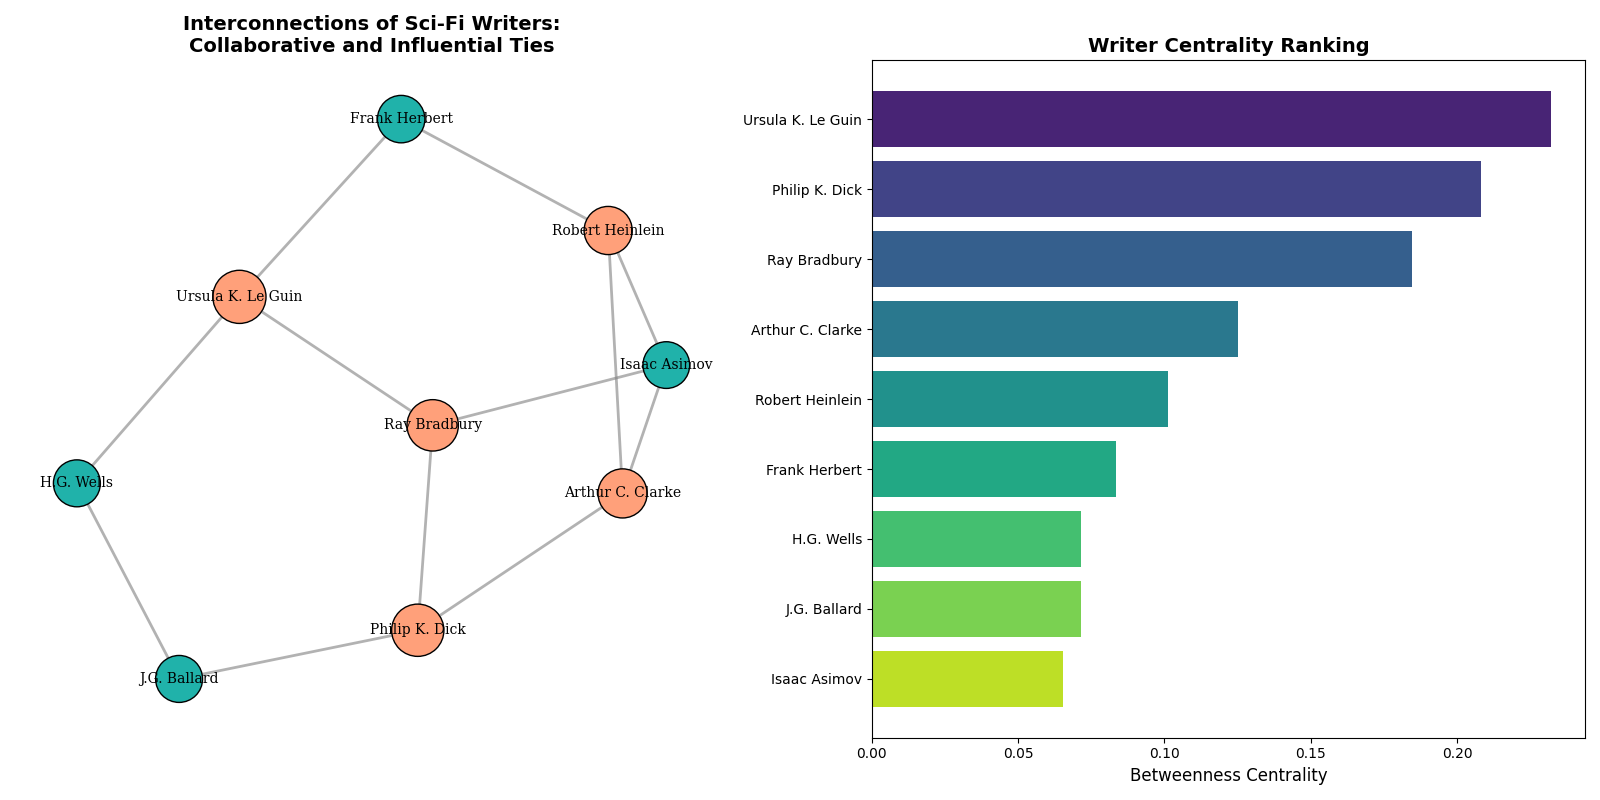

Write the Python code that produced this figure.
import matplotlib.pyplot as plt
import networkx as nx
import numpy as np

writers_connections = {
    "Isaac Asimov": ["Arthur C. Clarke", "Robert Heinlein", "Ray Bradbury"],
    "Arthur C. Clarke": ["Isaac Asimov", "Robert Heinlein", "Philip K. Dick"],
    "Robert Heinlein": ["Isaac Asimov", "Arthur C. Clarke", "Frank Herbert"],
    "Ray Bradbury": ["Isaac Asimov", "Philip K. Dick", "Ursula K. Le Guin"],
    "Philip K. Dick": ["Arthur C. Clarke", "Ray Bradbury", "J.G. Ballard"],
    "Frank Herbert": ["Robert Heinlein", "Ursula K. Le Guin"],
    "Ursula K. Le Guin": ["Ray Bradbury", "Frank Herbert", "H.G. Wells"],
    "J.G. Ballard": ["Philip K. Dick", "H.G. Wells"],
    "H.G. Wells": ["Ursula K. Le Guin", "J.G. Ballard"]
}

G = nx.Graph(writers_connections)

betweenness_centrality = nx.betweenness_centrality(G)
node_sizes = [1000 + 2000 * betweenness_centrality[node] for node in G.nodes()]
node_colors = ["#FFA07A" if betweenness_centrality[node] > 0.1 else "#20B2AA" for node in G.nodes()]

fig, ax = plt.subplots(1, 2, figsize=(16, 8))

# First subplot: Network Graph
pos = nx.spring_layout(G, seed=24)
nx.draw_networkx_nodes(G, pos, ax=ax[0], node_size=node_sizes, node_color=node_colors, edgecolors='black')
nx.draw_networkx_edges(G, pos, ax=ax[0], width=2, alpha=0.6, edge_color='gray')
nx.draw_networkx_labels(G, pos, ax=ax[0], font_size=10, font_family='serif')
ax[0].set_title("Interconnections of Sci-Fi Writers:\nCollaborative and Influential Ties", fontsize=14, fontweight='bold')
ax[0].axis('off')

# Second subplot: Sorted Bar Chart of Betweenness Centrality
writer_names = list(betweenness_centrality.keys())
centrality_values = list(betweenness_centrality.values())

# Sort the writers by centrality values in descending order
sorted_indices = np.argsort(centrality_values)[::-1]
sorted_writer_names = [writer_names[i] for i in sorted_indices]
sorted_centrality_values = [centrality_values[i] for i in sorted_indices]

y_positions = np.arange(len(writer_names))
ax[1].barh(y_positions, sorted_centrality_values, color=plt.cm.viridis(np.linspace(0.1, 0.9, len(writer_names))))
ax[1].set_yticks(y_positions)
ax[1].set_yticklabels(sorted_writer_names, fontsize=10)
ax[1].invert_yaxis()  # Highest centrality on top
ax[1].set_xlabel('Betweenness Centrality', fontsize=12)
ax[1].set_title("Writer Centrality Ranking", fontsize=14, fontweight='bold')

plt.tight_layout()
plt.show()
